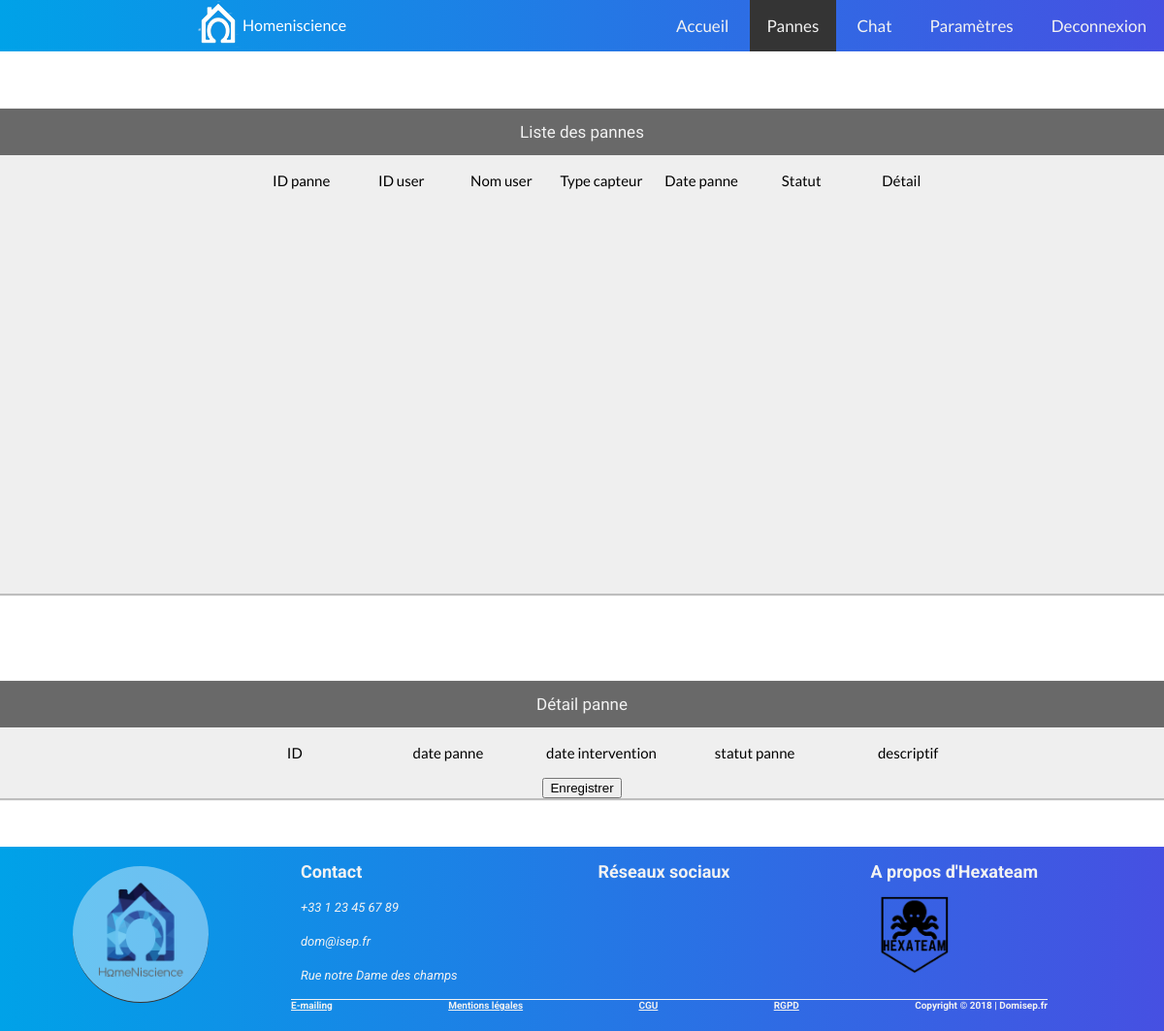
The app's page /page/support/panne/index.php, older data.
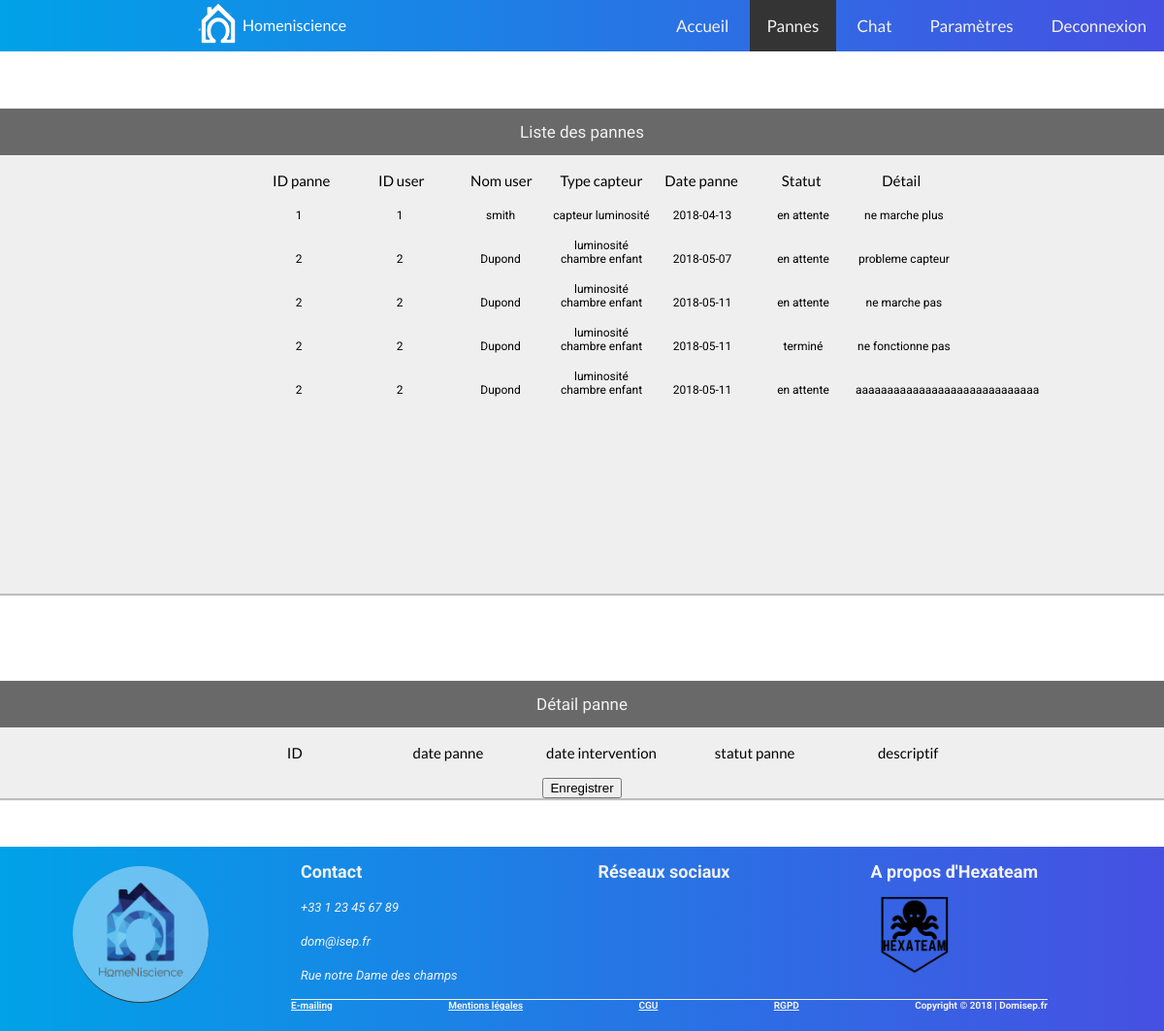
The same page, newer data.
### tables this page shows
CREATE TABLE `panne` (
  `ID` int(11) NOT NULL,
  `ID_equipement` int(11) NOT NULL,
  `ID_type_statut` int(11) NOT NULL,
  `date_panne` date NOT NULL,
  `date_intervention` date NOT NULL,
  `descriptif_panne` varchar(8000) NOT NULL
);

CREATE TABLE `utilisateur` (
  `ID` int(11) NOT NULL,
  `ID_domicile` int(11) NOT NULL,
  `email` varchar(50) NOT NULL,
  `mot_de_passe` varchar(60) NOT NULL,
  `nom` varchar(50) NOT NULL,
  `prenom` varchar(50) NOT NULL,
  `adresse` varchar(50) NOT NULL,
  `numero_fixe` varchar(50) NOT NULL,
  `numero_mobile` varchar(50) NOT NULL,
  `ID_type_utilisateur` int(11) NOT NULL,
  `ID_langue` int(11) NOT NULL,
  `image` varchar(50) NOT NULL,
  `ID_theme` int(11) NOT NULL,
  `ID_mode_paiement` int(11) NOT NULL
);

CREATE TABLE `domicile` (
  `ID` int(11) NOT NULL,
  `ID_utilisateur_principal` int(11) NOT NULL,
  `nom` varchar(50) NOT NULL,
  `nombre_pieces` int(11) NOT NULL,
  `superficie` int(11) NOT NULL,
  `ID_type_habitation` int(11) NOT NULL,
  `numero_habitation` char(5) NOT NULL,
  `rue` varchar(50) NOT NULL,
  `code_postal` char(5) NOT NULL,
  `pays` varchar(50) NOT NULL,
  `ID_confidentialite` int(11) NOT NULL,
  `ID_gestionnaire` int(11) NOT NULL,
  `consommation` int(11) NOT NULL
);

CREATE TABLE `equipement` (
  `ID` int(11) NOT NULL,
  `ID_piece` int(11) NOT NULL,
  `nom` varchar(50) NOT NULL,
  `ID_type_equipement` int(11) NOT NULL
);

CREATE TABLE `type_statut` (
  `ID` int(11) NOT NULL,
  `nom_type` varchar(50) NOT NULL
);

### page/support/panne/index.php (called while the page is built, shortened)
<?php
require('../../../connexion_bdd.php');
require('support_modele.php');
try {
  $reponse = afficherPannes();
  $detailsType = afficherTypes();
  require('support_vue.php');
}catch (Exception $e) {
  echo 'Erreur : '.$e->getMessage();
}
?>

### page/support/panne/support_modele.php (called while the page is built, shortened)
<?php
function afficherPannes() {
  global $bdd;
  $reponse = $bdd->query('SELECT *,
    equipement.nom AS nom_equipement,
    utilisateur.nom AS nom_utilisateur
    FROM panne
    INNER JOIN type_statut ON panne.ID_type_statut = type_statut.ID
    INNER JOIN equipement ON panne.ID_equipement = equipement.ID
    INNER JOIN piece ON equipement.ID_piece = piece.ID
    INNER JOIN domicile ON piece.ID_domicile = domicile.ID
    INNER JOIN utilisateur on domicile.ID_utilisateur_principal = utilisateur.ID');
    return $reponse;
  }
    function afficherTypes() {
      global $bdd;
      $reponse = $bdd->query('SELECT * FROM type_statut');
      return $reponse;
    }
    ?>

### page/support/panne/support_vue.php (the view, shortened to what this page needs)
<!DOCTYPE html>
<html>
<head>
  <link rel="stylesheet" href="/homeniscience/page/support/panne/support.css">
</head>
<?php require('../header2.php'); ?>
<br>
<body>
  <div class="container">
    <div class="column">
      <article class="main">
        <a class="probleme">Liste des pannes</a>
        <ul class="liste">
          <li>ID panne</li>
          <li>ID user</li>
          <li>Nom user</li>
          <li>Type capteur</li>
          <li>Date panne</li>
          <li>Statut</li>
          <li>Détail</li>
        </ul>
        <?php
        while ($donnees = $reponse->fetch()) {
          echo '<a href="/homeniscience/page/support/panne/index/'.$donnees['ID'].'#detail">';
          echo '<ul class="listepanne">';
          echo '<li>'.$donnees['ID'].'</li> ';
          echo '<li>'.$donnees['ID_utilisateur_principal'].'</li> ';
          echo '<li>'.$donnees['nom_utilisateur'].'</li> ';
          echo '<li>'.$donnees['nom_equipement'].'</li> ';
          echo '<li>'.$donnees['date_panne'].'</li> ';
          echo '<li>'.$donnees['nom_type'].'</li> ';
          echo '<li>'.$donnees['descriptif_panne'].'</li> ';
          echo '</ul>';
          echo '</a>';
        }
        ?>
      </article>
    </div>
  </div>
  <div class="container">
    <div class="column">
      <article id="detail">
        <a class="probleme" href="#">Détail panne</a>
        <ul class="listeDetail">
          <li>ID</li>
          <li>date panne</li>
          <li>date intervention</li>
          <li>statut panne</li>
          <li>descriptif</li>
        </ul>
        <form class="" action="/homeniscience/page/support/panne/form_edit_pannes.php" method="post">
          <input type="submit" name="" value="Enregistrer">
        </form>
      </article>
    </div>
  </div>
</body>
<footer style="position: inherit">
    <?php require ('../../footer.php')?>
</footer>
</html>

Row changes from the older to the newer data that the page shows:
added panne: utilisateur.ID "1", domicile.ID_utilisateur_principal "1", utilisateur.nom "smith", ID_equipement.nom "capteur luminosité", date_panne "2018-04-13", ID_type_statut.nom_type "en attente", descriptif_panne "ne marche plus"
added panne: utilisateur.ID "2", domicile.ID_utilisateur_principal "2", utilisateur.nom "Dupond", ID_equipement.nom "luminosité chambre enfant", date_panne "2018-05-07", ID_type_statut.nom_type "en attente", descriptif_panne "probleme capteur"
added panne: utilisateur.ID "2", domicile.ID_utilisateur_principal "2", utilisateur.nom "Dupond", ID_equipement.nom "luminosité chambre enfant", date_panne "2018-05-11", ID_type_statut.nom_type "en attente", descriptif_panne "ne marche pas"
added panne: utilisateur.ID "2", domicile.ID_utilisateur_principal "2", utilisateur.nom "Dupond", ID_equipement.nom "luminosité chambre enfant", date_panne "2018-05-11", ID_type_statut.nom_type "terminé", descriptif_panne "ne fonctionne pas"
added panne: utilisateur.ID "2", domicile.ID_utilisateur_principal "2", utilisateur.nom "Dupond", ID_equipement.nom "luminosité chambre enfant", date_panne "2018-05-11", ID_type_statut.nom_type "en attente", descriptif_panne "aaaaaaaaaaaaaaaaaaaaaaaaaaaaa"
